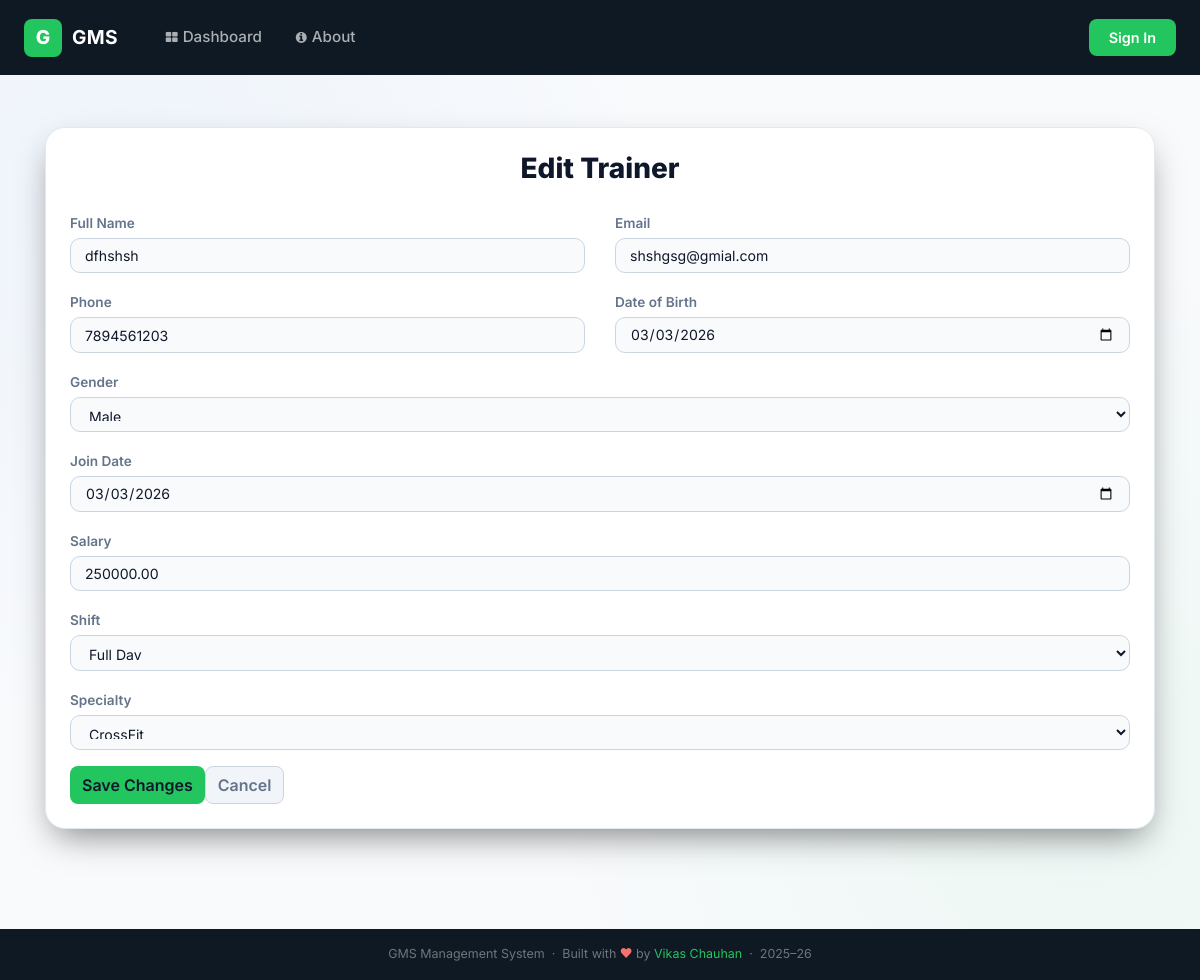
The page /edit_trainer/2/ on the database as committed earlier.
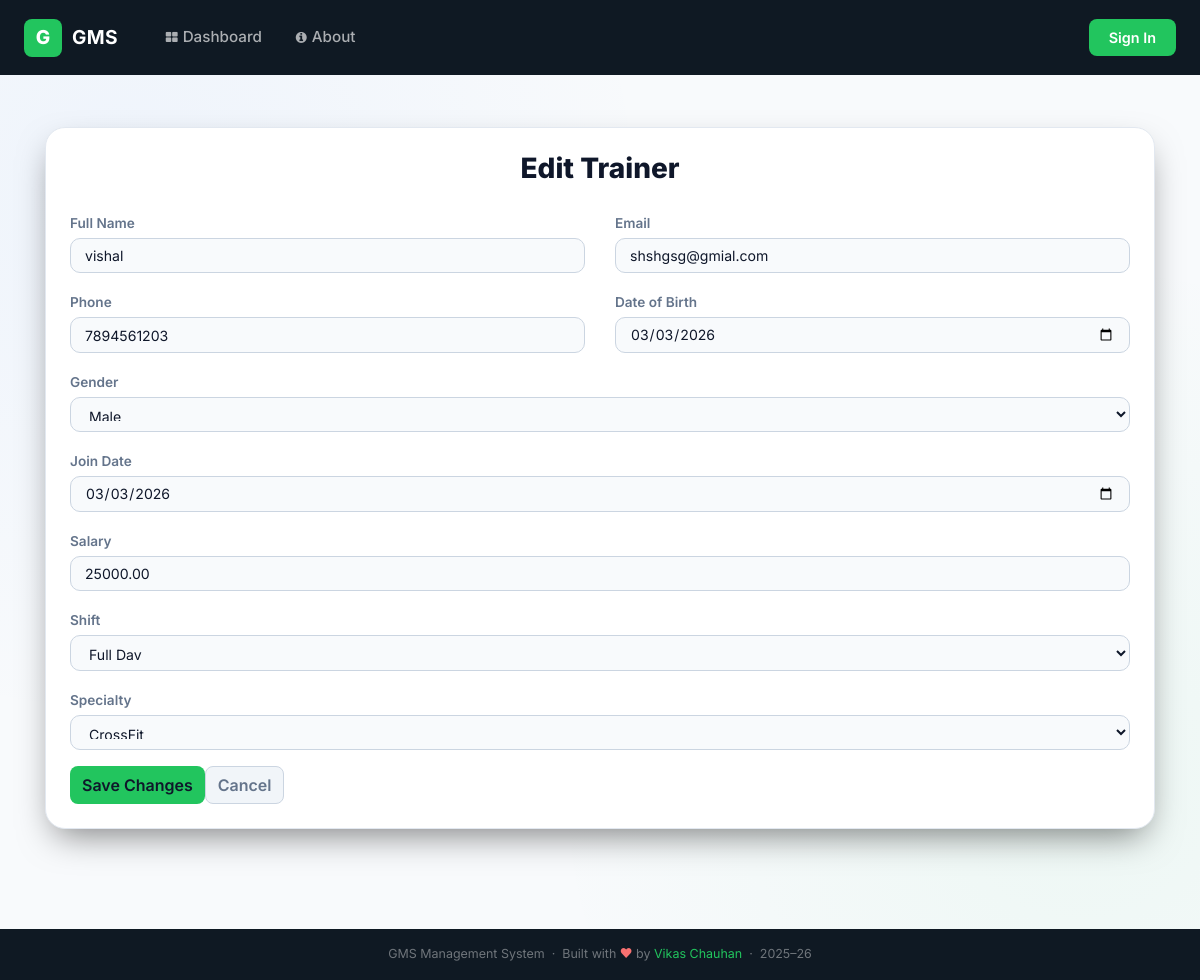
The same page on the database as committed later.
### gym/models.py (models this page shows, shortened)
class Trainer(models.Model):
    name = models.CharField(max_length=50)
    contact = models.CharField(max_length=15)
    emailid = models.EmailField(max_length=50)
    dob = models.DateField(null=True, blank=True)
    gender = models.CharField(max_length=10, choices=GENDER_CHOICES, default='Male')
    join_date = models.DateField()
    salary = models.DecimalField(max_digits=10, decimal_places=2, default=0)
    SHIFT_CHOICES = (
        ('Morning', 'Morning'),
        ('Evening', 'Evening'),
        ('Full Day', 'Full Day'),
    )
    shift = models.CharField(max_length=20, choices=SHIFT_CHOICES, default='Morning')
    SPECIALTY_CHOICES = (
        ('Yoga', 'Yoga'),
        ('CrossFit', 'CrossFit'),
        ('Bodybuilding', 'Bodybuilding'),
        ('Weightlifting', 'Weightlifting'),
        ('Cardio', 'Cardio'),
        ('None', 'None'),
    )
    specialty = models.CharField(max_length=50, choices=SPECIALTY_CHOICES, default='None')

### gym/views.py (the view, shortened to what this page needs)
# urls.py: path('edit_trainer/<int:pid>/', Edit_Trainer, name='edit_trainer'),
def Edit_Trainer(request, pid):
    trainer = get_object_or_404(Trainer, id=pid)
    d = {'trainer': trainer}
    return render(request, 'edit_trainer.html', d)

### gym/templates/edit_trainer.html (shortened to what this page needs)
{% extends 'navigation.html' %}
{% block body %}
<div class="container py-4">
    <div class="card p-4">
        <h3 class="text-center">Edit Trainer</h3>
        <form method="post">
            <div class="row">
                <div class="col-md-6 mb-3">
                    <label class="form-label">Full Name</label>
                    <input type="text" name="name" class="form-control" value="{{ trainer.name }}" required>
                </div>
                <div class="col-md-6 mb-3">
                    <label class="form-label">Email</label>
                    <input type="email" name="emailid" class="form-control" value="{{ trainer.emailid }}" required>
                </div>
            </div>
            <div class="row">
                <div class="col-md-6 mb-3">
                    <label class="form-label">Phone</label>
                    <input type="tel" name="contact" class="form-control" value="{{ trainer.contact }}" required>
                </div>
                <div class="col-md-6 mb-3">
                    <label class="form-label">Date of Birth</label>
                    <input type="date" name="dob" class="form-control"
                        value="{% if trainer.dob %}{{ trainer.dob|date:'Y-m-d' }}{% endif %}">
                </div>
            </div>
            <div class="mb-3">
                <label class="form-label">Gender</label>
                <select name="gender" class="form-control">
                    <option value="Male" {% if trainer.gender == 'Male' %}selected{% endif %}>Male</option>
                </select>
            </div>
            <div class="mb-3">
                <label class="form-label">Join Date</label>
                <input type="date" name="join_date" class="form-control"
                    value="{% if trainer.join_date %}{{ trainer.join_date|date:'Y-m-d' }}{% endif %}">
            </div>
            <div class="mb-3">
                <label class="form-label">Salary</label>
                <input type="number" step="0.01" name="salary" class="form-control" value="{{ trainer.salary }}">
            </div>
            <div class="mb-3">
                <label class="form-label">Shift</label>
                <select name="shift" class="form-control">
                    <option value="Full Day" {% if trainer.shift == 'Full Day' %}selected{% endif %}>Full Day</option>
                </select>
            </div>
            <div class="mb-3">
                <label class="form-label">Specialty</label>
                <select name="specialty" class="form-control">
                    <option value="CrossFit" {% if trainer.specialty == 'CrossFit' %}selected{% endif %}>CrossFit
                    </option>
                </select>
            </div>
            <div class="d-flex gap-2">
                <button type="submit" class="btn btn-success">Save Changes</button>
                <a href="{% url 'view_trainer' %}" class="btn btn-secondary">Cancel</a>
            </div>
        </form>
    </div>
</div>
{% endblock %}

Rows that differ between the two databases and show on the page:
changed Trainer "shshgsg@gmial.com": name "dfhshsh" → "vishal"; salary "250000.00" → "25000.00"
